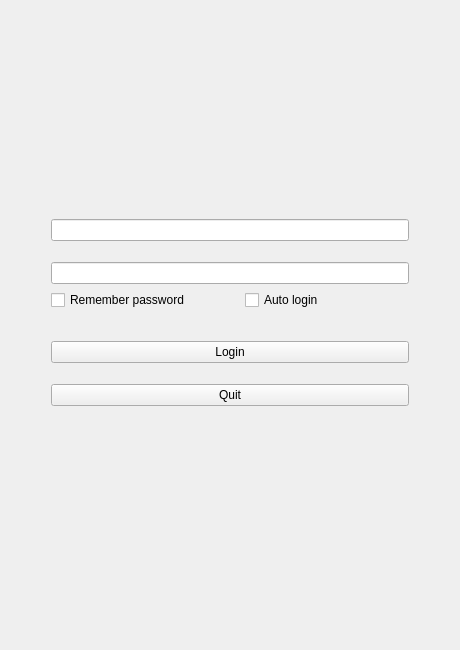
<?xml version="1.0" encoding="UTF-8"?>
<ui version="4.0">
 <class>Widget</class>
 <widget class="QWidget" name="Widget">
  <property name="geometry">
   <rect>
    <x>0</x>
    <y>0</y>
    <width>460</width>
    <height>650</height>
   </rect>
  </property>
  <property name="minimumSize">
   <size>
    <width>380</width>
    <height>500</height>
   </size>
  </property>
  <property name="maximumSize">
   <size>
    <width>460</width>
    <height>650</height>
   </size>
  </property>
  <property name="windowTitle">
   <string>Widget</string>
  </property>
  <layout class="QGridLayout" name="gridLayout">
   <item row="3" column="0">
    <layout class="QGridLayout" name="gridLayout_2">
     <item row="0" column="0">
      <spacer name="horizontalSpacer_3">
       <property name="orientation">
        <enum>Qt::Horizontal</enum>
       </property>
       <property name="sizeType">
        <enum>QSizePolicy::Fixed</enum>
       </property>
       <property name="sizeHint" stdset="0">
        <size>
         <width>40</width>
         <height>20</height>
        </size>
       </property>
      </spacer>
     </item>
     <item row="0" column="1" colspan="2">
      <widget class="QPushButton" name="LoginBtn">
       <property name="text">
        <string>Login</string>
       </property>
      </widget>
     </item>
     <item row="0" column="3">
      <spacer name="horizontalSpacer_4">
       <property name="orientation">
        <enum>Qt::Horizontal</enum>
       </property>
       <property name="sizeType">
        <enum>QSizePolicy::Fixed</enum>
       </property>
       <property name="sizeHint" stdset="0">
        <size>
         <width>40</width>
         <height>20</height>
        </size>
       </property>
      </spacer>
     </item>
     <item row="3" column="1" colspan="2">
      <widget class="QLabel" name="label_2">
       <property name="text">
        <string/>
       </property>
      </widget>
     </item>
     <item row="2" column="1" colspan="2">
      <widget class="QPushButton" name="QuitBtn">
       <property name="text">
        <string>Quit</string>
       </property>
      </widget>
     </item>
     <item row="1" column="1" colspan="2">
      <spacer name="verticalSpacer_2">
       <property name="orientation">
        <enum>Qt::Vertical</enum>
       </property>
       <property name="sizeType">
        <enum>QSizePolicy::Fixed</enum>
       </property>
       <property name="sizeHint" stdset="0">
        <size>
         <width>0</width>
         <height>15</height>
        </size>
       </property>
      </spacer>
     </item>
    </layout>
   </item>
   <item row="0" column="0">
    <layout class="QGridLayout" name="gridLayout_3">
     <item row="2" column="2">
      <spacer name="horizontalSpacer_2">
       <property name="orientation">
        <enum>Qt::Horizontal</enum>
       </property>
       <property name="sizeType">
        <enum>QSizePolicy::Fixed</enum>
       </property>
       <property name="sizeHint" stdset="0">
        <size>
         <width>40</width>
         <height>20</height>
        </size>
       </property>
      </spacer>
     </item>
     <item row="2" column="0">
      <spacer name="horizontalSpacer">
       <property name="orientation">
        <enum>Qt::Horizontal</enum>
       </property>
       <property name="sizeType">
        <enum>QSizePolicy::Fixed</enum>
       </property>
       <property name="sizeHint" stdset="0">
        <size>
         <width>40</width>
         <height>20</height>
        </size>
       </property>
      </spacer>
     </item>
     <item row="3" column="1">
      <spacer name="verticalSpacer_4">
       <property name="orientation">
        <enum>Qt::Vertical</enum>
       </property>
       <property name="sizeType">
        <enum>QSizePolicy::Fixed</enum>
       </property>
       <property name="sizeHint" stdset="0">
        <size>
         <width>0</width>
         <height>15</height>
        </size>
       </property>
      </spacer>
     </item>
     <item row="1" column="1">
      <widget class="QLabel" name="label">
       <property name="text">
        <string/>
       </property>
      </widget>
     </item>
     <item row="6" column="1">
      <widget class="QLineEdit" name="passwordLineEdit">
       <property name="echoMode">
        <enum>QLineEdit::Password</enum>
       </property>
      </widget>
     </item>
     <item row="7" column="1">
      <layout class="QHBoxLayout" name="horizontalLayout">
       <property name="spacing">
        <number>30</number>
       </property>
       <property name="sizeConstraint">
        <enum>QLayout::SetMinimumSize</enum>
       </property>
       <item>
        <widget class="QCheckBox" name="remberPwdcheckBox">
         <property name="text">
          <string>Remember password</string>
         </property>
         <property name="tristate">
          <bool>false</bool>
         </property>
        </widget>
       </item>
       <item>
        <widget class="QCheckBox" name="autoLogincheckBox">
         <property name="text">
          <string>Auto login</string>
         </property>
        </widget>
       </item>
      </layout>
     </item>
     <item row="2" column="1">
      <widget class="QLineEdit" name="usernameLineEdit"/>
     </item>
     <item row="0" column="1">
      <spacer name="verticalSpacer_3">
       <property name="orientation">
        <enum>Qt::Vertical</enum>
       </property>
       <property name="sizeType">
        <enum>QSizePolicy::Fixed</enum>
       </property>
       <property name="sizeHint" stdset="0">
        <size>
         <width>20</width>
         <height>145</height>
        </size>
       </property>
      </spacer>
     </item>
    </layout>
   </item>
   <item row="1" column="0">
    <spacer name="verticalSpacer">
     <property name="orientation">
      <enum>Qt::Vertical</enum>
     </property>
     <property name="sizeType">
      <enum>QSizePolicy::Fixed</enum>
     </property>
     <property name="sizeHint" stdset="0">
      <size>
       <width>20</width>
       <height>25</height>
      </size>
     </property>
    </spacer>
   </item>
  </layout>
 </widget>
 <resources/>
 <connections/>
</ui>
